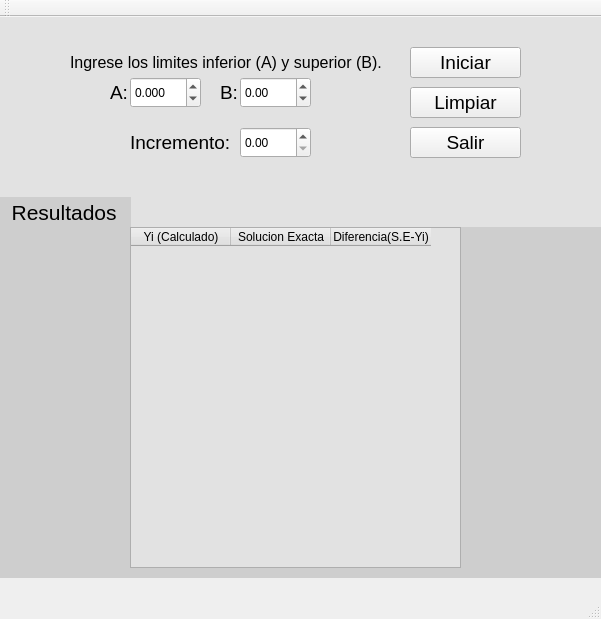
<?xml version="1.0" encoding="UTF-8"?>
<ui version="4.0">
 <class>Runtta</class>
 <widget class="QMainWindow" name="Runtta">
  <property name="geometry">
   <rect>
    <x>0</x>
    <y>0</y>
    <width>601</width>
    <height>619</height>
   </rect>
  </property>
  <property name="windowTitle">
   <string>Runtta</string>
  </property>
  <widget class="QWidget" name="centralWidget">
   <widget class="QLabel" name="label_7">
    <property name="geometry">
     <rect>
      <x>0</x>
      <y>0</y>
      <width>601</width>
      <height>211</height>
     </rect>
    </property>
    <property name="styleSheet">
     <string notr="true">background-color: rgb(226, 226, 226);</string>
    </property>
    <property name="text">
     <string/>
    </property>
   </widget>
   <widget class="QDoubleSpinBox" name="Incremento">
    <property name="geometry">
     <rect>
      <x>240</x>
      <y>110</y>
      <width>71</width>
      <height>31</height>
     </rect>
    </property>
    <property name="minimum">
     <double>0.000000000000000</double>
    </property>
    <property name="maximum">
     <double>99999999.000000000000000</double>
    </property>
    <property name="singleStep">
     <double>0.100000000000000</double>
    </property>
   </widget>
   <widget class="QLabel" name="label">
    <property name="geometry">
     <rect>
      <x>70</x>
      <y>30</y>
      <width>321</width>
      <height>31</height>
     </rect>
    </property>
    <property name="font">
     <font>
      <pointsize>12</pointsize>
     </font>
    </property>
    <property name="text">
     <string>Ingrese los limites inferior (A) y superior (B).</string>
    </property>
   </widget>
   <widget class="QLabel" name="label_6">
    <property name="geometry">
     <rect>
      <x>0</x>
      <y>180</y>
      <width>131</width>
      <height>31</height>
     </rect>
    </property>
    <property name="font">
     <font>
      <pointsize>16</pointsize>
     </font>
    </property>
    <property name="styleSheet">
     <string notr="true">background-color: rgb(206, 206, 206);
border-color: rgb(0, 0, 0);</string>
    </property>
    <property name="text">
     <string>  Resultados</string>
    </property>
   </widget>
   <widget class="QLabel" name="label_3">
    <property name="geometry">
     <rect>
      <x>220</x>
      <y>60</y>
      <width>21</width>
      <height>31</height>
     </rect>
    </property>
    <property name="font">
     <font>
      <pointsize>14</pointsize>
     </font>
    </property>
    <property name="text">
     <string>B:</string>
    </property>
   </widget>
   <widget class="QDoubleSpinBox" name="Inferior">
    <property name="geometry">
     <rect>
      <x>130</x>
      <y>60</y>
      <width>71</width>
      <height>31</height>
     </rect>
    </property>
    <property name="decimals">
     <number>3</number>
    </property>
    <property name="minimum">
     <double>-9999999.000000000000000</double>
    </property>
    <property name="maximum">
     <double>9999999999.000000000000000</double>
    </property>
    <property name="singleStep">
     <double>0.100000000000000</double>
    </property>
   </widget>
   <widget class="QDoubleSpinBox" name="Superior">
    <property name="geometry">
     <rect>
      <x>240</x>
      <y>60</y>
      <width>71</width>
      <height>31</height>
     </rect>
    </property>
    <property name="minimum">
     <double>-9999999.000000000000000</double>
    </property>
    <property name="maximum">
     <double>99999999.000000000000000</double>
    </property>
    <property name="singleStep">
     <double>0.100000000000000</double>
    </property>
   </widget>
   <widget class="QPushButton" name="Limpia">
    <property name="geometry">
     <rect>
      <x>410</x>
      <y>70</y>
      <width>111</width>
      <height>31</height>
     </rect>
    </property>
    <property name="font">
     <font>
      <pointsize>14</pointsize>
     </font>
    </property>
    <property name="text">
     <string>Limpiar</string>
    </property>
   </widget>
   <widget class="QPushButton" name="Sale">
    <property name="geometry">
     <rect>
      <x>410</x>
      <y>110</y>
      <width>111</width>
      <height>31</height>
     </rect>
    </property>
    <property name="font">
     <font>
      <pointsize>14</pointsize>
     </font>
    </property>
    <property name="text">
     <string>Salir</string>
    </property>
   </widget>
   <widget class="QPushButton" name="Inicia">
    <property name="geometry">
     <rect>
      <x>410</x>
      <y>30</y>
      <width>111</width>
      <height>31</height>
     </rect>
    </property>
    <property name="font">
     <font>
      <pointsize>14</pointsize>
     </font>
    </property>
    <property name="text">
     <string>Iniciar</string>
    </property>
   </widget>
   <widget class="QLabel" name="label_2">
    <property name="geometry">
     <rect>
      <x>110</x>
      <y>60</y>
      <width>21</width>
      <height>31</height>
     </rect>
    </property>
    <property name="font">
     <font>
      <pointsize>14</pointsize>
     </font>
    </property>
    <property name="text">
     <string>A:</string>
    </property>
   </widget>
   <widget class="QLabel" name="label_4">
    <property name="geometry">
     <rect>
      <x>130</x>
      <y>110</y>
      <width>111</width>
      <height>31</height>
     </rect>
    </property>
    <property name="font">
     <font>
      <pointsize>14</pointsize>
     </font>
    </property>
    <property name="text">
     <string>Incremento:</string>
    </property>
   </widget>
   <widget class="QLabel" name="label_5">
    <property name="geometry">
     <rect>
      <x>0</x>
      <y>210</y>
      <width>601</width>
      <height>351</height>
     </rect>
    </property>
    <property name="styleSheet">
     <string notr="true">background-color: rgb(206, 206, 206);
border-color: rgb(0, 0, 0);</string>
    </property>
    <property name="text">
     <string/>
    </property>
   </widget>
   <widget class="QTableWidget" name="TablaY">
    <property name="geometry">
     <rect>
      <x>130</x>
      <y>210</y>
      <width>331</width>
      <height>341</height>
     </rect>
    </property>
    <property name="styleSheet">
     <string notr="true">background-color:rgb(226,226,226);</string>
    </property>
    <column>
     <property name="text">
      <string>Yi (Calculado)</string>
     </property>
    </column>
    <column>
     <property name="text">
      <string>Solucion Exacta</string>
     </property>
    </column>
    <column>
     <property name="text">
      <string>Diferencia(S.E-Yi)</string>
     </property>
    </column>
   </widget>
  </widget>
  <widget class="QMenuBar" name="menuBar">
   <property name="geometry">
    <rect>
     <x>0</x>
     <y>0</y>
     <width>601</width>
     <height>21</height>
    </rect>
   </property>
  </widget>
  <widget class="QToolBar" name="mainToolBar">
   <attribute name="toolBarArea">
    <enum>TopToolBarArea</enum>
   </attribute>
   <attribute name="toolBarBreak">
    <bool>false</bool>
   </attribute>
  </widget>
  <widget class="QStatusBar" name="statusBar"/>
 </widget>
 <layoutdefault spacing="6" margin="11"/>
 <resources/>
 <connections>
  <connection>
   <sender>Sale</sender>
   <signal>clicked()</signal>
   <receiver>Runtta</receiver>
   <slot>close()</slot>
   <hints>
    <hint type="sourcelabel">
     <x>488</x>
     <y>158</y>
    </hint>
    <hint type="destinationlabel">
     <x>573</x>
     <y>170</y>
    </hint>
   </hints>
  </connection>
 </connections>
</ui>
